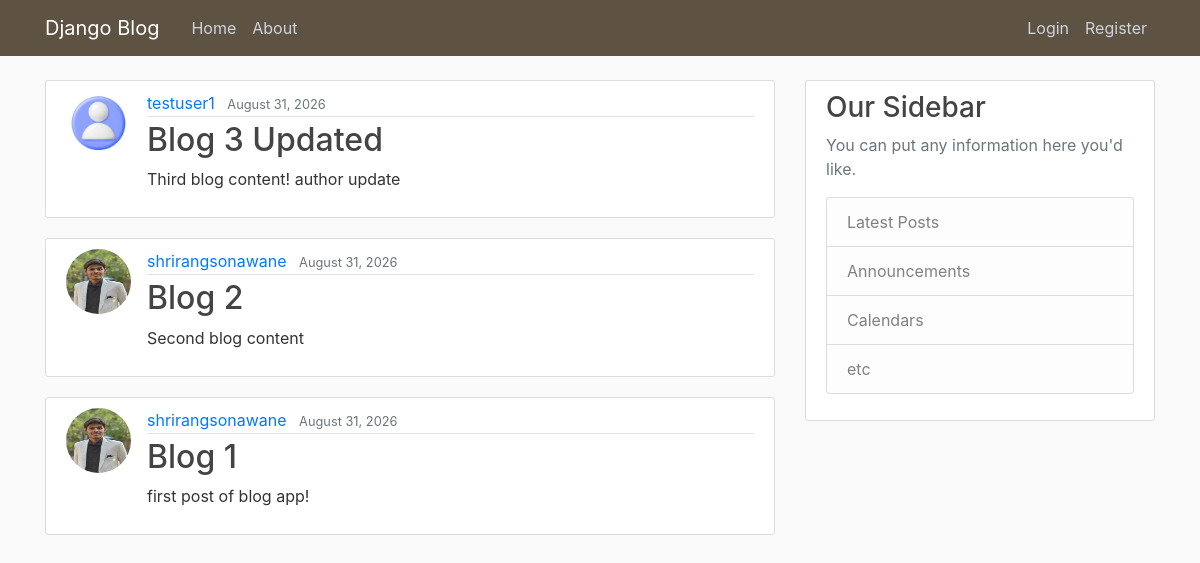
The app's page /, older data.
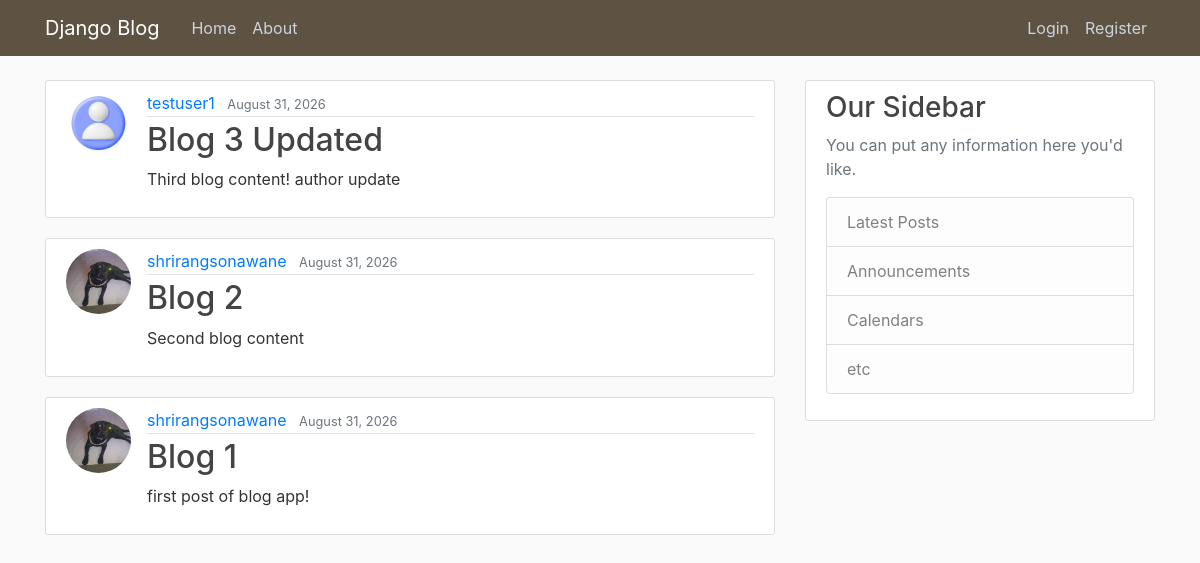
The same page, newer data.
### Blog_App/models.py (models this page shows, shortened)
class post(models.Model):
    title = models.CharField(max_length=255)
    content = models.TextField()
    date_posted = models.DateTimeField(default=timezone.now)
    author = models.ForeignKey(User, on_delete=models.CASCADE)

### users/models.py (models this page shows, shortened)
class profile(models.Model):
    user = models.OneToOneField(User,on_delete=models.CASCADE)
    image = models.ImageField(default='default.jpg', upload_to='profile_pics')

### Blog_App/views.py (the view)
# urls.py: path('', PostListView.as_view(), name='Blog-Home'),
class PostListView(ListView):
    model = post
    template_name = 'Blog_App/home.html' ## <app>/<model>_<viewtype>.html
    context_object_name = "posts"
    ordering = ['-date_posted']

### Blog_App/templates/Blog_App/home.html
{% extends "Blog_App/base.html" %}
{% block content %}
    {% for post in posts %}
        <article class="media content-section">
            <img class="rounded-circle article-img" src="{{ post.author.profile.image.url }}" >
            <div class="media-body">
                <div class="article-metadata">
                    <a class="mr-2" href="#">{{ post.author }}</a>
                    <small class="text-muted">{{ post.date_posted|date:"F d, Y" }}</small>
                </div>
                <h2><a class="article-title" href="{% url 'post-detail' post.id %}">{{ post.title }}</a></h2>
                <p class="article-content">{{ post.content }}</p>
            </div>
        </article>
    {% endfor %}
{% endblock content %}

Row changes from the older to the newer data that the page shows:
changed through a linked row, post "Blog 2": author.profile.image: a different picture
changed through a linked row, post "Blog 1": author.profile.image: a different picture
